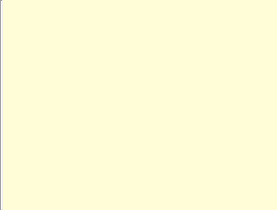
     <widget class="QFrame" name="helpFrame">
      <property name="frameShape">
       <enum>QFrame::NoFrame</enum>
      </property>
      <property name="frameShadow">
       <enum>QFrame::Raised</enum>
      </property>
      <layout class="QHBoxLayout">
       <property name="spacing">
        <number>0</number>
       </property>
       <property name="margin">
        <number>0</number>
       </property>
       <item>
        <widget class="Line" name="line">
         <property name="orientation">
          <enum>Qt::Vertical</enum>
         </property>
        </widget>
       </item>
       <item>
        <widget class="QFrame" name="innerHelpFrame">
         <property name="sizePolicy">
          <sizepolicy hsizetype="Preferred" vsizetype="Preferred">
           <horstretch>0</horstretch>
           <verstretch>0</verstretch>
          </sizepolicy>
         </property>
         <property name="palette">
          <palette>
           <active>
            <colorrole role="WindowText">
             <brush brushstyle="SolidPattern">
              <color alpha="255">
               <red>0</red>
               <green>0</green>
               <blue>0</blue>
              </color>
             </brush>
            </colorrole>
            <colorrole role="Button">
             <brush brushstyle="SolidPattern">
              <color alpha="255">
               <red>255</red>
               <green>253</green>
               <blue>215</blue>
              </color>
             </brush>
            </colorrole>
            <colorrole role="Light">
             <brush brushstyle="SolidPattern">
              <color alpha="255">
               <red>255</red>
               <green>255</green>
               <blue>255</blue>
              </color>
             </brush>
            </colorrole>
            <colorrole role="Midlight">
             <brush brushstyle="SolidPattern">
              <color alpha="255">
               <red>255</red>
               <green>254</green>
               <blue>235</blue>
              </color>
             </brush>
            </colorrole>
            <colorrole role="Dark">
             <brush brushstyle="SolidPattern">
              <color alpha="255">
               <red>127</red>
               <green>126</green>
               <blue>107</blue>
              </color>
             </brush>
            </colorrole>
            <colorrole role="Mid">
             <brush brushstyle="SolidPattern">
              <color alpha="255">
               <red>170</red>
               <green>169</green>
               <blue>143</blue>
              </color>
             </brush>
            </colorrole>
            <colorrole role="Text">
             <brush brushstyle="SolidPattern">
              <color alpha="255">
               <red>0</red>
               <green>0</green>
               <blue>0</blue>
              </color>
             </brush>
            </colorrole>
            <colorrole role="BrightText">
             <brush brushstyle="SolidPattern">
              <color alpha="255">
               <red>255</red>
               <green>255</green>
               <blue>255</blue>
              </color>
             </brush>
            </colorrole>
            <colorrole role="ButtonText">
             <brush brushstyle="SolidPattern">
              <color alpha="255">
               <red>0</red>
               <green>0</green>
               <blue>0</blue>
              </color>
             </brush>
            </colorrole>
            <colorrole role="Base">
             <brush brushstyle="SolidPattern">
              <color alpha="255">
               <red>255</red>
               <green>255</green>
               <blue>255</blue>
              </color>
             </brush>
            </colorrole>
            <colorrole role="Window">
             <brush brushstyle="SolidPattern">
              <color alpha="255">
               <red>255</red>
               <green>253</green>
               <blue>215</blue>
              </color>
             </brush>
            </colorrole>
            <colorrole role="Shadow">
             <brush brushstyle="SolidPattern">
              <color alpha="255">
               <red>0</red>
               <green>0</green>
               <blue>0</blue>
              </color>
             </brush>
            </colorrole>
            <colorrole role="AlternateBase">
             <brush brushstyle="SolidPattern">
              <color alpha="255">
               <red>255</red>
               <green>254</green>
               <blue>235</blue>
              </color>
             </brush>
            </colorrole>
            <colorrole role="ToolTipBase">
             <brush brushstyle="SolidPattern">
              <color alpha="255">
               <red>255</red>
               <green>255</green>
               <blue>220</blue>
              </color>
             </brush>
            </colorrole>
            <colorrole role="ToolTipText">
             <brush brushstyle="SolidPattern">
              <color alpha="255">
               <red>0</red>
               <green>0</green>
               <blue>0</blue>
              </color>
             </brush>
            </colorrole>
           </active>
           <inactive>
            <colorrole role="WindowText">
             <brush brushstyle="SolidPattern">
              <color alpha="255">
               <red>0</red>
               <green>0</green>
               <blue>0</blue>
              </color>
             </brush>
            </colorrole>
            <colorrole role="Button">
             <brush brushstyle="SolidPattern">
              <color alpha="255">
               <red>255</red>
               <green>253</green>
               <blue>215</blue>
              </color>
             </brush>
            </colorrole>
            <colorrole role="Light">
             <brush brushstyle="SolidPattern">
              <color alpha="255">
               <red>255</red>
               <green>255</green>
               <blue>255</blue>
              </color>
             </brush>
            </colorrole>
            <colorrole role="Midlight">
             <brush brushstyle="SolidPattern">
              <color alpha="255">
               <red>255</red>
               <green>254</green>
               <blue>235</blue>
              </color>
             </brush>
            </colorrole>
            <colorrole role="Dark">
             <brush brushstyle="SolidPattern">
              <color alpha="255">
               <red>127</red>
               <green>126</green>
               <blue>107</blue>
              </color>
             </brush>
            </colorrole>
            <colorrole role="Mid">
             <brush brushstyle="SolidPattern">
              <color alpha="255">
               <red>170</red>
               <green>169</green>
               <blue>143</blue>
              </color>
             </brush>
            </colorrole>
            <colorrole role="Text">
             <brush brushstyle="SolidPattern">
              <color alpha="255">
               <red>0</red>
               <green>0</green>
               <blue>0</blue>
              </color>
             </brush>
            </colorrole>
            <colorrole role="BrightText">
             <brush brushstyle="SolidPattern">
              <color alpha="255">
               <red>255</red>
               <green>255</green>
               <blue>255</blue>
              </color>
             </brush>
            </colorrole>
            <colorrole role="ButtonText">
             <brush brushstyle="SolidPattern">
              <color alpha="255">
               <red>0</red>
               <green>0</green>
               <blue>0</blue>
              </color>
             </brush>
            </colorrole>
            <colorrole role="Base">
             <brush brushstyle="SolidPattern">
              <color alpha="255">
               <red>255</red>
               <green>255</green>
               <blue>255</blue>
              </color>
             </brush>
            </colorrole>
            <colorrole role="Window">
             <brush brushstyle="SolidPattern">
              <color alpha="255">
               <red>255</red>
               <green>253</green>
               <blue>215</blue>
              </color>
             </brush>
            </colorrole>
            <colorrole role="Shadow">
             <brush brushstyle="SolidPattern">
              <color alpha="255">
               <red>0</red>
               <green>0</green>
               <blue>0</blue>
              </color>
             </brush>
            </colorrole>
            <colorrole role="AlternateBase">
             <brush brushstyle="SolidPattern">
              <color alpha="255">
               <red>255</red>
               <green>254</green>
               <blue>235</blue>
              </color>
             </brush>
            </colorrole>
            <colorrole role="ToolTipBase">
             <brush brushstyle="SolidPattern">
              <color alpha="255">
               <red>255</red>
               <green>255</green>
               <blue>220</blue>
              </color>
             </brush>
            </colorrole>
            <colorrole role="ToolTipText">
             <brush brushstyle="SolidPattern">
              <color alpha="255">
               <red>0</red>
               <green>0</green>
               <blue>0</blue>
              </color>
             </brush>
            </colorrole>
           </inactive>
           <disabled>
            <colorrole role="WindowText">
             <brush brushstyle="SolidPattern">
              <color alpha="255">
               <red>127</red>
               <green>126</green>
               <blue>107</blue>
              </color>
             </brush>
            </colorrole>
            <colorrole role="Button">
             <brush brushstyle="SolidPattern">
              <color alpha="255">
               <red>255</red>
               <green>253</green>
               <blue>215</blue>
              </color>
             </brush>
            </colorrole>
            <colorrole role="Light">
             <brush brushstyle="SolidPattern">
              <color alpha="255">
               <red>255</red>
               <green>255</green>
               <blue>255</blue>
              </color>
             </brush>
            </colorrole>
            <colorrole role="Midlight">
             <brush brushstyle="SolidPattern">
              <color alpha="255">
               <red>255</red>
               <green>254</green>
               <blue>235</blue>
              </color>
             </brush>
            </colorrole>
            <colorrole role="Dark">
             <brush brushstyle="SolidPattern">
              <color alpha="255">
               <red>127</red>
               <green>126</green>
               <blue>107</blue>
              </color>
             </brush>
            </colorrole>
            <colorrole role="Mid">
             <brush brushstyle="SolidPattern">
              <color alpha="255">
               <red>170</red>
               <green>169</green>
               <blue>143</blue>
              </color>
             </brush>
            </colorrole>
            <colorrole role="Text">
             <brush brushstyle="SolidPattern">
              <color alpha="255">
               <red>127</red>
               <green>126</green>
               <blue>107</blue>
              </color>
             </brush>
            </colorrole>
            <colorrole role="BrightText">
             <brush brushstyle="SolidPattern">
              <color alpha="255">
               <red>255</red>
               <green>255</green>
               <blue>255</blue>
              </color>
             </brush>
            </colorrole>
            <colorrole role="ButtonText">
             <brush brushstyle="SolidPattern">
              <color alpha="255">
               <red>127</red>
               <green>126</green>
               <blue>107</blue>
              </color>
             </brush>
            </colorrole>
            <colorrole role="Base">
             <brush brushstyle="SolidPattern">
              <color alpha="255">
               <red>255</red>
               <green>253</green>
               <blue>215</blue>
              </color>
             </brush>
            </colorrole>
            <colorrole role="Window">
             <brush brushstyle="SolidPattern">
              <color alpha="255">
               <red>255</red>
               <green>253</green>
               <blue>215</blue>
              </color>
             </brush>
            </colorrole>
            <colorrole role="Shadow">
             <brush brushstyle="SolidPattern">
              <color alpha="255">
               <red>0</red>
               <green>0</green>
               <blue>0</blue>
              </color>
             </brush>
            </colorrole>
            <colorrole role="AlternateBase">
             <brush brushstyle="SolidPattern">
              <color alpha="255">
               <red>255</red>
               <green>253</green>
               <blue>215</blue>
              </color>
             </brush>
            </colorrole>
            <colorrole role="ToolTipBase">
             <brush brushstyle="SolidPattern">
              <color alpha="255">
               <red>255</red>
               <green>255</green>
               <blue>220</blue>
              </color>
             </brush>
            </colorrole>
            <colorrole role="ToolTipText">
             <brush brushstyle="SolidPattern">
              <color alpha="255">
               <red>0</red>
               <green>0</green>
               <blue>0</blue>
              </color>
             </brush>
            </colorrole>
           </disabled>
          </palette>
         </property>
         <property name="autoFillBackground">
          <bool>true</bool>
         </property>
         <property name="frameShape">
          <enum>QFrame::NoFrame</enum>
         </property>
         <property name="frameShadow">
          <enum>QFrame::Raised</enum>
         </property>
         <layout class="QHBoxLayout">
          <property name="spacing">
           <number>6</number>
          </property>
          <property name="margin">
           <number>9</number>
          </property>
          <item>
           <widget class="QTextBrowser" name="help">
            <property name="enabled">
             <bool>true</bool>
            </property>
            <property name="sizePolicy">
             <sizepolicy hsizetype="Preferred" vsizetype="Expanding">
              <horstretch>0</horstretch>
              <verstretch>0</verstretch>
             </sizepolicy>
            </property>
            <property name="minimumSize">
             <size>
              <width>250</width>
              <height>0</height>
             </size>
            </property>
            <property name="maximumSize">
             <size>
              <width>300</width>
              <height>16777215</height>
             </size>
            </property>
            <property name="palette">
             <palette>
              <active>
               <colorrole role="WindowText">
                <brush brushstyle="SolidPattern">
                 <color alpha="255">
                  <red>0</red>
                  <green>0</green>
                  <blue>0</blue>
                 </color>
                </brush>
               </colorrole>
               <colorrole role="Button">
                <brush brushstyle="SolidPattern">
                 <color alpha="255">
                  <red>255</red>
                  <green>253</green>
                  <blue>215</blue>
                 </color>
                </brush>
               </colorrole>
               <colorrole role="Light">
                <brush brushstyle="SolidPattern">
                 <color alpha="255">
                  <red>255</red>
                  <green>255</green>
                  <blue>255</blue>
                 </color>
                </brush>
               </colorrole>
               <colorrole role="Midlight">
                <brush brushstyle="SolidPattern">
                 <color alpha="255">
                  <red>255</red>
                  <green>254</green>
                  <blue>235</blue>
                 </color>
                </brush>
               </colorrole>
               <colorrole role="Dark">
                <brush brushstyle="SolidPattern">
                 <color alpha="255">
                  <red>127</red>
                  <green>126</green>
                  <blue>107</blue>
                 </color>
                </brush>
               </colorrole>
               <colorrole role="Mid">
                <brush brushstyle="SolidPattern">
                 <color alpha="255">
                  <red>170</red>
                  <green>169</green>
                  <blue>143</blue>
                 </color>
                </brush>
               </colorrole>
               <colorrole role="Text">
                <brush brushstyle="SolidPattern">
                 <color alpha="255">
                  <red>0</red>
                  <green>0</green>
                  <blue>0</blue>
                 </color>
                </brush>
               </colorrole>
               <colorrole role="BrightText">
                <brush brushstyle="SolidPattern">
                 <color alpha="255">
                  <red>255</red>
                  <green>255</green>
                  <blue>255</blue>
                 </color>
                </brush>
               </colorrole>
               <colorrole role="ButtonText">
                <brush brushstyle="SolidPattern">
                 <color alpha="255">
                  <red>0</red>
                  <green>0</green>
                  <blue>0</blue>
                 </color>
                </brush>
               </colorrole>
               <colorrole role="Base">
                <brush brushstyle="SolidPattern">
                 <color alpha="255">
                  <red>255</red>
                  <green>253</green>
                  <blue>215</blue>
                 </color>
                </brush>
               </colorrole>
               <colorrole role="Window">
                <brush brushstyle="SolidPattern">
                 <color alpha="255">
                  <red>255</red>
                  <green>253</green>
                  <blue>215</blue>
                 </color>
                </brush>
               </colorrole>
               <colorrole role="Shadow">
                <brush brushstyle="SolidPattern">
                 <color alpha="255">
                  <red>0</red>
                  <green>0</green>
                  <blue>0</blue>
                 </color>
                </brush>
               </colorrole>
               <colorrole role="AlternateBase">
                <brush brushstyle="SolidPattern">
                 <color alpha="255">
                  <red>255</red>
                  <green>254</green>
                  <blue>235</blue>
                 </color>
                </brush>
               </colorrole>
               <colorrole role="ToolTipBase">
                <brush brushstyle="SolidPattern">
                 <color alpha="255">
                  <red>255</red>
                  <green>255</green>
                  <blue>220</blue>
                 </color>
                </brush>
               </colorrole>
               <colorrole role="ToolTipText">
                <brush brushstyle="SolidPattern">
                 <color alpha="255">
                  <red>0</red>
                  <green>0</green>
                  <blue>0</blue>
                 </color>
                </brush>
               </colorrole>
              </active>
              <inactive>
               <colorrole role="WindowText">
                <brush brushstyle="SolidPattern">
                 <color alpha="255">
                  <red>0</red>
                  <green>0</green>
                  <blue>0</blue>
                 </color>
                </brush>
               </colorrole>
               <colorrole role="Button">
                <brush brushstyle="SolidPattern">
                 <color alpha="255">
                  <red>255</red>
                  <green>253</green>
                  <blue>215</blue>
                 </color>
                </brush>
               </colorrole>
               <colorrole role="Light">
                <brush brushstyle="SolidPattern">
                 <color alpha="255">
                  <red>255</red>
                  <green>255</green>
                  <blue>255</blue>
                 </color>
                </brush>
               </colorrole>
               <colorrole role="Midlight">
                <brush brushstyle="SolidPattern">
                 <color alpha="255">
                  <red>255</red>
                  <green>254</green>
                  <blue>235</blue>
                 </color>
                </brush>
               </colorrole>
               <colorrole role="Dark">
                <brush brushstyle="SolidPattern">
                 <color alpha="255">
                  <red>127</red>
                  <green>126</green>
                  <blue>107</blue>
                 </color>
                </brush>
               </colorrole>
               <colorrole role="Mid">
                <brush brushstyle="SolidPattern">
                 <color alpha="255">
                  <red>170</red>
                  <green>169</green>
                  <blue>143</blue>
                 </color>
                </brush>
               </colorrole>
               <colorrole role="Text">
                <brush brushstyle="SolidPattern">
                 <color alpha="255">
                  <red>0</red>
                  <green>0</green>
                  <blue>0</blue>
                 </color>
                </brush>
               </colorrole>
               <colorrole role="BrightText">
                <brush brushstyle="SolidPattern">
                 <color alpha="255">
                  <red>255</red>
                  <green>255</green>
                  <blue>255</blue>
                 </color>
                </brush>
               </colorrole>
               <colorrole role="ButtonText">
                <brush brushstyle="SolidPattern">
                 <color alpha="255">
                  <red>0</red>
                  <green>0</green>
                  <blue>0</blue>
                 </color>
                </brush>
               </colorrole>
               <colorrole role="Base">
                <brush brushstyle="SolidPattern">
                 <color alpha="255">
                  <red>255</red>
                  <green>253</green>
                  <blue>215</blue>
                 </color>
                </brush>
               </colorrole>
               <colorrole role="Window">
                <brush brushstyle="SolidPattern">
                 <color alpha="255">
                  <red>255</red>
                  <green>253</green>
                  <blue>215</blue>
                 </color>
                </brush>
               </colorrole>
               <colorrole role="Shadow">
                <brush brushstyle="SolidPattern">
                 <color alpha="255">
                  <red>0</red>
                  <green>0</green>
                  <blue>0</blue>
                 </color>
                </brush>
               </colorrole>
               <colorrole role="AlternateBase">
                <brush brushstyle="SolidPattern">
                 <color alpha="255">
                  <red>255</red>
                  <green>254</green>
                  <blue>235</blue>
                 </color>
                </brush>
               </colorrole>
               <colorrole role="ToolTipBase">
                <brush brushstyle="SolidPattern">
                 <color alpha="255">
                  <red>255</red>
                  <green>255</green>
                  <blue>220</blue>
                 </color>
                </brush>
               </colorrole>
               <colorrole role="ToolTipText">
                <brush brushstyle="SolidPattern">
                 <color alpha="255">
                  <red>0</red>
                  <green>0</green>
                  <blue>0</blue>
                 </color>
                </brush>
               </colorrole>
              </inactive>
              <disabled>
               <colorrole role="WindowText">
                <brush brushstyle="SolidPattern">
                 <color alpha="255">
                  <red>127</red>
                  <green>126</green>
                  <blue>107</blue>
                 </color>
                </brush>
               </colorrole>
               <colorrole role="Button">
                <brush brushstyle="SolidPattern">
                 <color alpha="255">
                  <red>255</red>
                  <green>253</green>
                  <blue>215</blue>
                 </color>
                </brush>
               </colorrole>
               <colorrole role="Light">
                <brush brushstyle="SolidPattern">
                 <color alpha="255">
                  <red>255</red>
                  <green>255</green>
                  <blue>255</blue>
                 </color>
                </brush>
               </colorrole>
               <colorrole role="Midlight">
                <brush brushstyle="SolidPattern">
                 <color alpha="255">
                  <red>255</red>
                  <green>254</green>
                  <blue>235</blue>
                 </color>
                </brush>
               </colorrole>
               <colorrole role="Dark">
                <brush brushstyle="SolidPattern">
                 <color alpha="255">
                  <red>127</red>
                  <green>126</green>
                  <blue>107</blue>
                 </color>
                </brush>
               </colorrole>
               <colorrole role="Mid">
                <brush brushstyle="SolidPattern">
                 <color alpha="255">
                  <red>170</red>
                  <green>169</green>
                  <blue>143</blue>
                 </color>
                </brush>
               </colorrole>
               <colorrole role="Text">
                <brush brushstyle="SolidPattern">
                 <color alpha="255">
                  <red>127</red>
                  <green>126</green>
                  <blue>107</blue>
                 </color>
                </brush>
               </colorrole>
               <colorrole role="BrightText">
                <brush brushstyle="SolidPattern">
                 <color alpha="255">
                  <red>255</red>
                  <green>255</green>
                  <blue>255</blue>
                 </color>
                </brush>
               </colorrole>
               <colorrole role="ButtonText">
                <brush brushstyle="SolidPattern">
                 <color alpha="255">
                  <red>127</red>
                  <green>126</green>
                  <blue>107</blue>
                 </color>
                </brush>
               </colorrole>
               <colorrole role="Base">
                <brush brushstyle="SolidPattern">
                 <color alpha="255">
                  <red>255</red>
                  <green>253</green>
                  <blue>215</blue>
                 </color>
                </brush>
               </colorrole>
               <colorrole role="Window">
                <brush brushstyle="SolidPattern">
                 <color alpha="255">
                  <red>255</red>
                  <green>253</green>
                  <blue>215</blue>
                 </color>
                </brush>
               </colorrole>
               <colorrole role="Shadow">
                <brush brushstyle="SolidPattern">
                 <color alpha="255">
                  <red>0</red>
                  <green>0</green>
                  <blue>0</blue>
                 </color>
                </brush>
               </colorrole>
               <colorrole role="AlternateBase">
                <brush brushstyle="SolidPattern">
                 <color alpha="255">
                  <red>255</red>
                  <green>253</green>
                  <blue>215</blue>
                 </color>
                </brush>
               </colorrole>
               <colorrole role="ToolTipBase">
                <brush brushstyle="SolidPattern">
                 <color alpha="255">
                  <red>255</red>
                  <green>255</green>
                  <blue>220</blue>
                 </color>
                </brush>
               </colorrole>
               <colorrole role="ToolTipText">
                <brush brushstyle="SolidPattern">
                 <color alpha="255">
                  <red>0</red>
                  <green>0</green>
                  <blue>0</blue>
                 </color>
                </brush>
               </colorrole>
              </disabled>
             </palette>
            </property>
            <property name="autoFillBackground">
             <bool>true</bool>
            </property>
            <property name="frameShape">
             <enum>QFrame::NoFrame</enum>
            </property>
            <property name="frameShadow">
             <enum>QFrame::Sunken</enum>
            </property>
            <property name="horizontalScrollBarPolicy">
             <enum>Qt::ScrollBarAlwaysOff</enum>
            </property>
           </widget>
          </item>
         </layout>
        </widget>
       </item>
      </layout>
     </widget>
